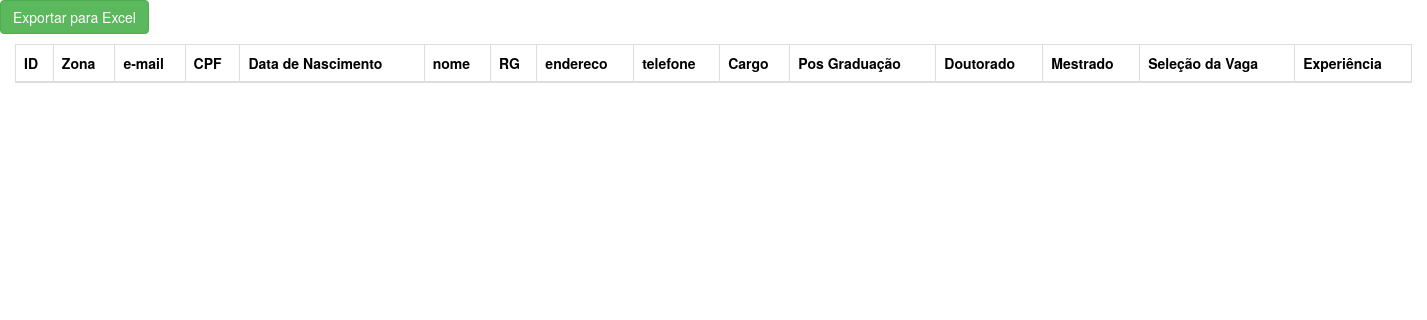
Page /consulta/consulta_professor.php on the earlier database version.
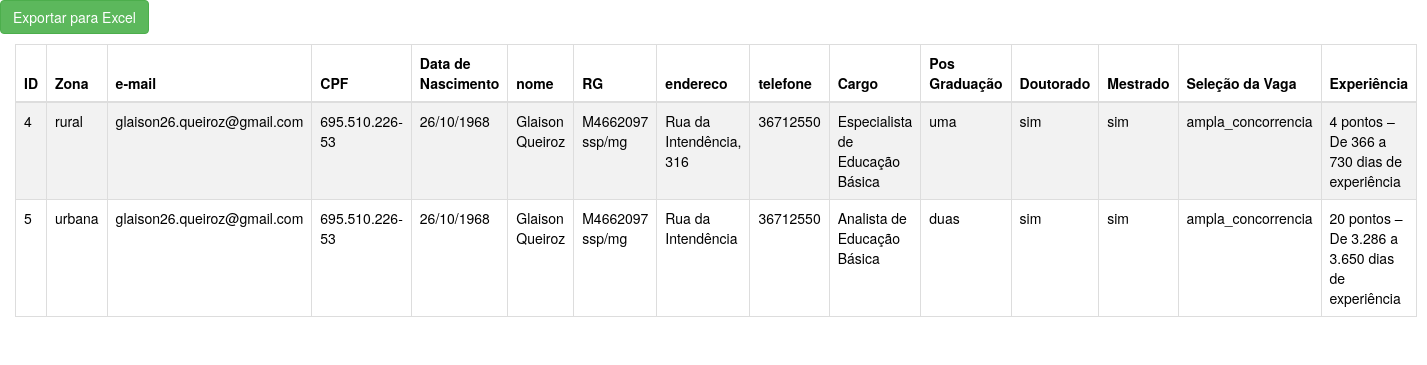
Same page on the later database version.
### tables this page shows
CREATE TABLE IF NOT EXISTS `cadastro_ia` (
  `id` int NOT NULL AUTO_INCREMENT,
  `zona` varchar(6) DEFAULT NULL,
  `email` varchar(150) DEFAULT NULL,
  `cpf` char(14) DEFAULT NULL,
  `nome` varchar(200) DEFAULT NULL,
  `rg` varchar(25) DEFAULT NULL,
  `endereco` varchar(200) DEFAULT NULL,
  `data_nasc` date DEFAULT NULL,
  `telefone` varchar(25) DEFAULT NULL,
  `cargo` varchar(150) DEFAULT NULL,
  `pos_graduacao` varchar(10) DEFAULT NULL,
  `mestrado` char(3) DEFAULT NULL,
  `doutorado` char(3) DEFAULT NULL,
  `selecao_vaga` varchar(150) DEFAULT NULL,
  `experiencia` varchar(150) DEFAULT NULL,
  PRIMARY KEY (`id`)
);

### consulta/consulta_professor.php (the view, shortened to what this page needs)
<?php
include '../conexao.php';
$sql = "SELECT * FROM cadastro_ia ORDER BY nome ASC";
$result = $conection->query($sql);
?>
<!DOCTYPE html>
<html lang="pt-br">
<head>
    <link href="https://cdn.jsdelivr.net/npm/bootstrap@5.3.3/dist/css/bootstrap.min.css" rel="stylesheet">
    <link rel="stylesheet" href="https://cdn.jsdelivr.net/npm/bootstrap@4.0.0/dist/css/bootstrap.min.css">
    <link rel="stylesheet" href="https://maxcdn.bootstrapcdn.com/bootstrap/3.3.7/css/bootstrap.min.css">
    <link href="https://nightly.datatables.net/css/jquery.dataTables.css" rel="stylesheet" type="text/css" />
</head>
<body>
    <a href="gera_xls_ia.php" class="btn btn-success mb-3">Exportar para Excel</a>
    <div class="container-fluid">
        <table id="consultasTable" name="consultasTable" class="table table-striped table-bordered">
            <thead>
                <tr>
                    <th>ID</th>
                    <th>Zona</th>
                    <th>e-mail</th>
                    <th>CPF</th>
                    <th>Data de Nascimento</th>
                    <th>nome</th>
                    <th>RG</th>
                    <th>endereco</th>
                    <th>telefone</th>
                    <th>Cargo</th>
                    <th>Pos Graduação</th>
                    <th>Doutorado</th>
                    <th>Mestrado</th>
                    <th>Seleção da Vaga</th>
                    <th>Experiência</th>
                </tr>
            </thead>
            <tbody>
                <?php while ($c_linha = $result->fetch_assoc()) {
                    if (!empty($c_linha['data_nasc']) && strtotime($c_linha['data_nasc']) !== false) {
                        $c_data = date('d/m/Y', strtotime($c_linha['data_nasc']));
                    } else {
                        $c_data = 'Data inválida';
                    }
                    echo "
                    <tr>
                        <td>$c_linha[id]</td>
                        <td>$c_linha[zona]</td>
                        <td>$c_linha[email]</td>
                        <td>$c_linha[cpf]</td>
                        <td>$c_data</td>
                        <td>$c_linha[nome]</td>
                        <td>$c_linha[rg]</td>
                        <td>$c_linha[endereco]</td>
                        <td>$c_linha[telefone]</td>
                        <td>$c_linha[cargo]</td>
                        <td>$c_linha[pos_graduacao]</td>
                        <td>$c_linha[doutorado]</td>
                        <td>$c_linha[mestrado]</td>
                        <td>$c_linha[selecao_vaga]</td>
                        <td>$c_linha[experiencia]</td>
                    </tr>";
                }
                ?>
            </tbody>
        </table>
    </div>
</body>
</html>

Differences in the rows shown:
added cadastro_ia: id "4", zona "rural", email "glaison26.queiroz@gmail.com", cpf "695.510.226-53", data_nasc "26/10/1968", nome "Glaison Queiroz", rg "M4662097 ssp/mg", endereco "Rua da Intendência, 316", telefone "36712550", cargo "Especialista de Educação Básica", pos_graduacao "uma", doutorado "sim", mestrado "sim", selecao_vaga "ampla_concorrencia", experiencia "4 pontos – De 366 a 730 dias de experiência"
added cadastro_ia: id "5", zona "urbana", email "glaison26.queiroz@gmail.com", cpf "695.510.226-53", data_nasc "26/10/1968", nome "Glaison Queiroz", rg "M4662097 ssp/mg", endereco "Rua da Intendência", telefone "36712550", cargo "Analista de Educação Básica", pos_graduacao "duas", doutorado "sim", mestrado "sim", selecao_vaga "ampla_concorrencia", experiencia "20 pontos – De 3.286 a 3.650 dias de experiência"
